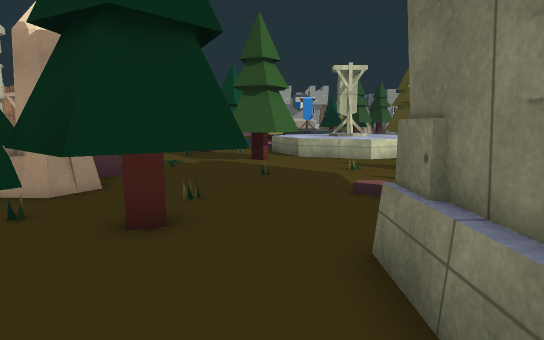
[1] (above)

24 first-person views from a walk through a 3-D level made in the Unity game engine. The camera is 1.4 m above the floor, tilts 8° down and sees 80° across. The floor is counted in squares, 1 m on a side. Each view is taken from the middle of a square. On the plan, view 1 faces up. The plan holds only what a view shows up to about 15 squares ahead; the rest is blank. The place goes on beyond the plan. Some surface patterns are stand-ins.

[2]
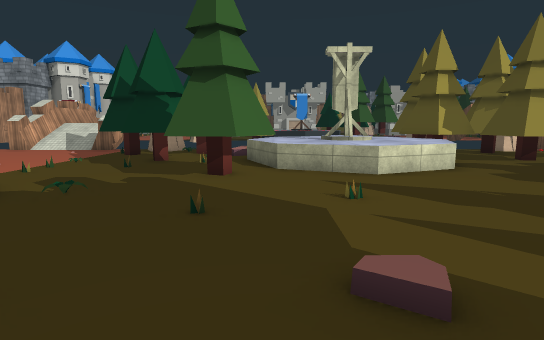

[3]
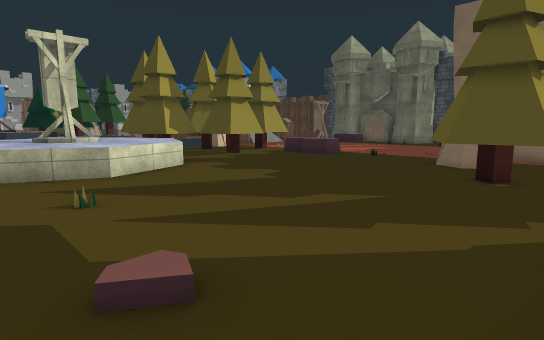

[4]
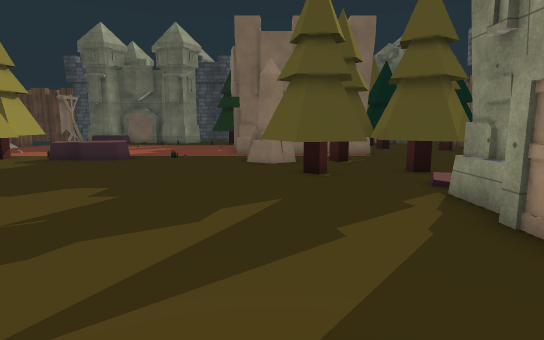

[5]
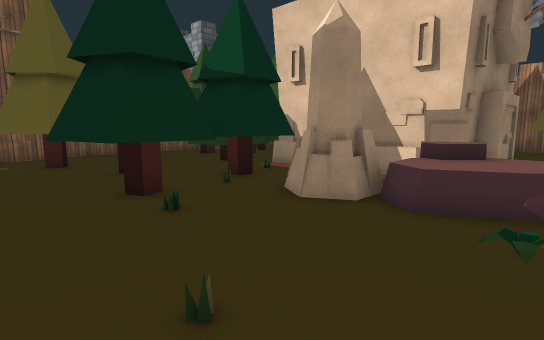

[6]
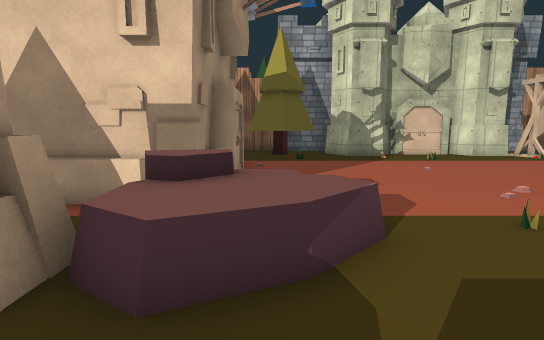

[7]
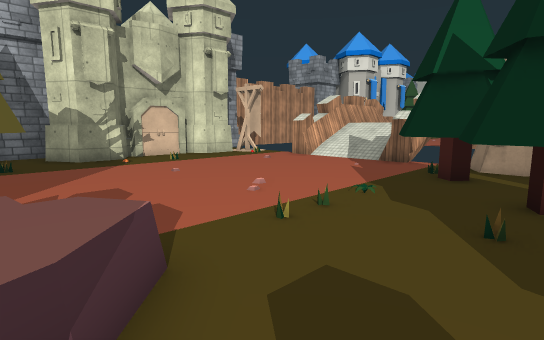

[8]
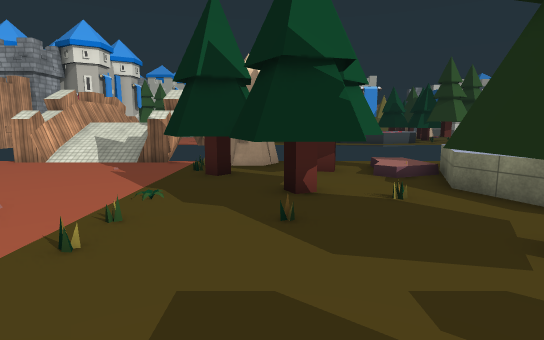

[9]
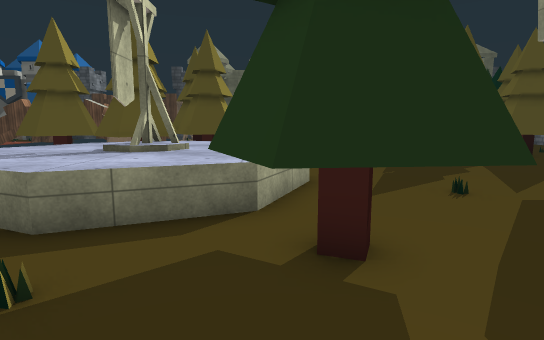

[10]
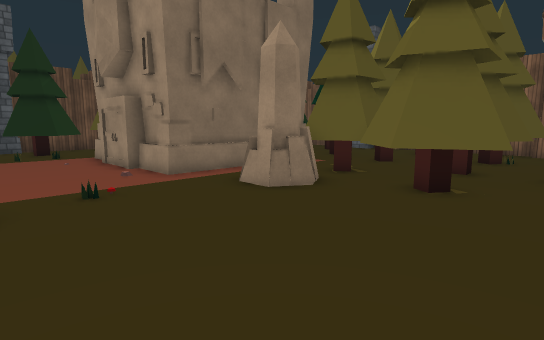

[11]
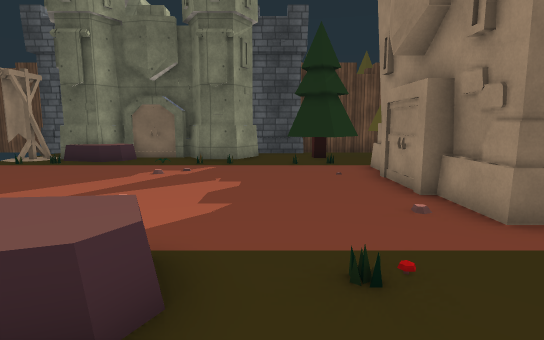

[12]
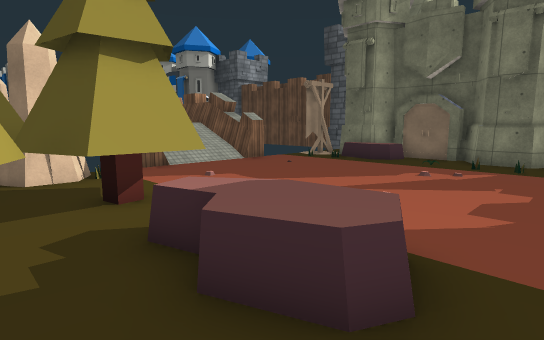

[13]
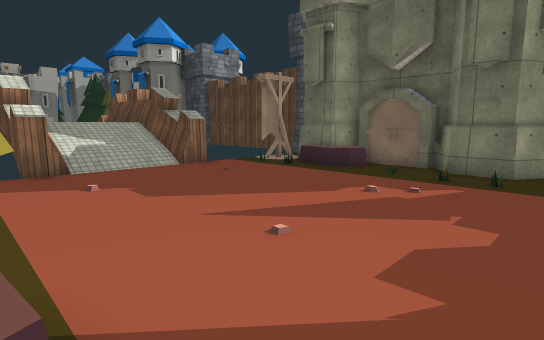

[14]
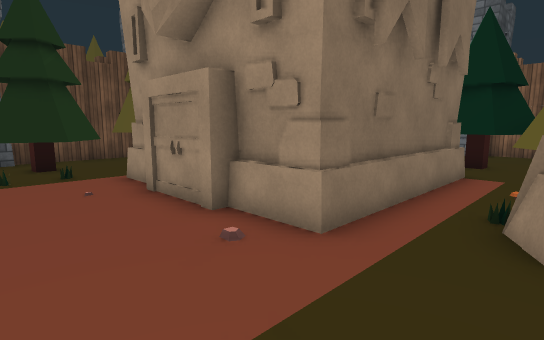

[15]
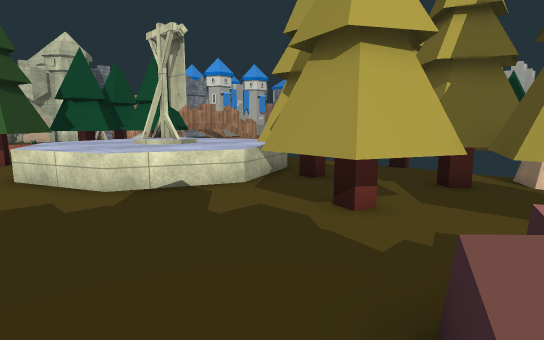

[16]
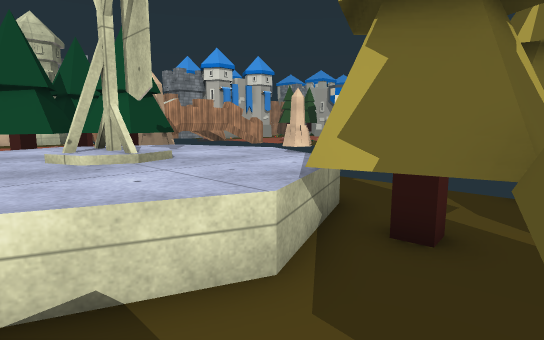

[17]
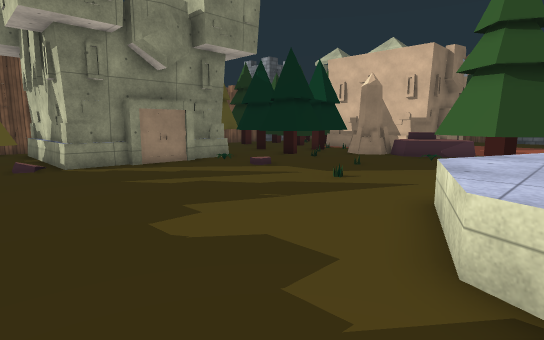

[18]
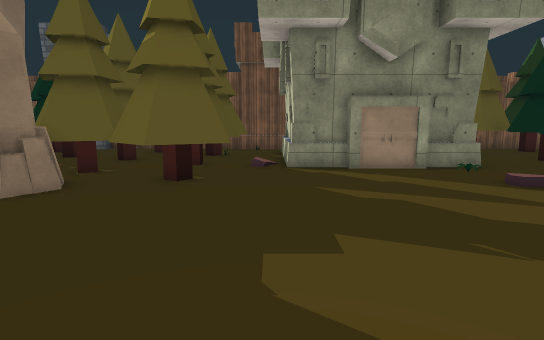

[19]
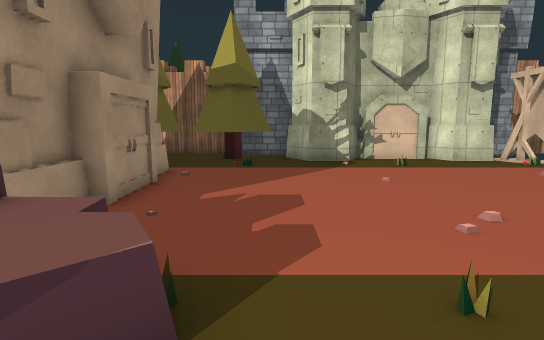

[20]
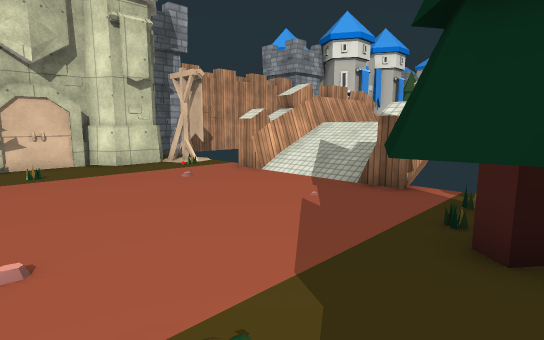

[21]
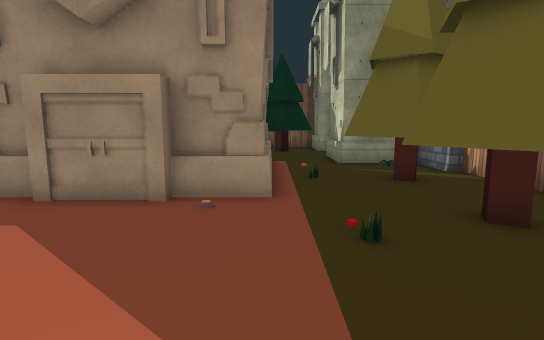

[22]
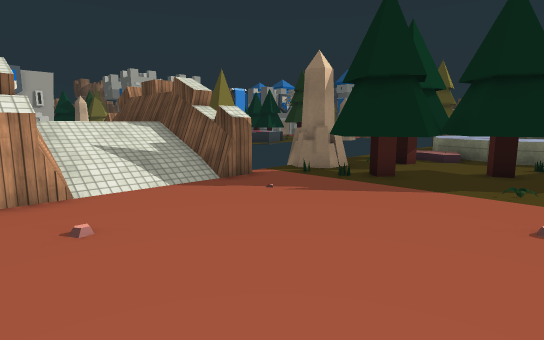

[23]
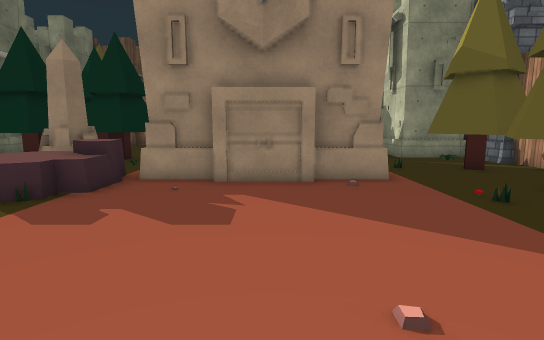

[24]
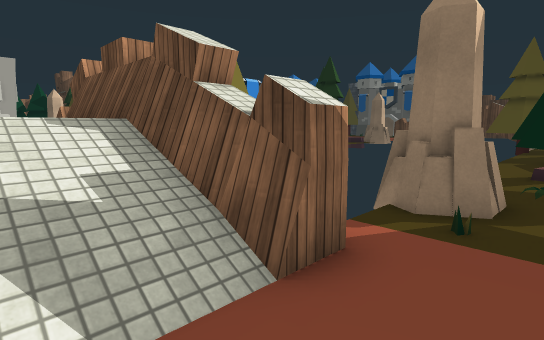

### Floor plan
Key: @ floor where view 1 was taken; # wall or solid block; x gap in a wall; . main floor; : floor 0.25 m higher than the main floor; + floor 1.5 m higher than the main floor; / step, stairs or slope; = window, fence, low wall or low ledge; ^ raised ledge; T tree; R rock; W tower; O other object.
Columns run from 17 left of view 1 to 28 right of it. Each row starts with its distance up from view 1.
 28     ^   =^
 27     ^   =^                            ^^
 26     ^   =^                         +++^
 25     #///#^                       ##///^^
 24    ##///=^                T      #=///^^
 23     =///=#  O            TTT     ##///#x     W
 22 O...#///##.O#O...........TTT  OO..........O  W
 21 #..........TOOTTT...^^^.. T   OO..........#  W
 20 #..........TT T#T:^^^^^^TTTTT#T ..........##
 19 #.........T##TTTT:^^^^^^T##TTTTT T.......RR#
 18 #..........TTTT...^^^^^^^TTTT T#T.........R#
 17 #...........TT#T.^^^^#^^^^.T#TTTT..........#
 16 #............TTT..^^^^^^^..TTT.R...........#
 15 #............T...T^^^^^^^......RR.........##
 14 #..............TTTT^^^^^.......RR.........##
 13 #..............T##T..^.........RR..........##W
 12 T...............TT...........................W
 11 #T.........R..............................TT W
 10 #T........RRR............................TT# #
  9 T..OOOOOOORRR.....................O.OOO...TT #
  8 T..O     ORRO..................O..OOO  OO..T.#
  7 #T.O     O.O#O.............TT.O#O.O       T# #
  6 T .O     O .O..TT.........T#TTO ..O          #
  5   .O     O TTTT#T.........TTTTTTT.O
  4   .O     O.T#TT#T..........TTTTTT.O
  3 #=.O     O. TTTT..#######.TT#T  ..O
  2 #=.      TTT  TT..#     #..TT TT .
  1 #=.T       T.  TT.#     #...T T# TT
  0           TTT  TT@      #..TT T TT#
 -1             ..TTTT      #.TT
 -2          OO    # T      #..
 -3                  .      #...     ..
 -4               ....         .     ..W
 -5              #####         ##    ###

Where each view was taken, in squares from view 1:
view 1: 0 up, 0 right, facing up
view 2: 4 up, 1 right, facing up
view 3: 4 up, 1 right, facing up-right
view 4: 7 up, 1 right, facing right
view 5: 11 up, 1 right, facing down-left
view 6: 10 up, 2 left, facing left
view 7: 10 up, 3 left, facing up-left
view 8: 10 up, 4 left, facing up
view 9: 14 up, 4 left, facing right
view 10: 13 up, 8 right, facing down-right
view 11: 12 up, 12 right, facing right
view 12: 12 up, 12 right, facing up-right
view 13: 12 up, 15 right, facing up-right
view 14: 12 up, 14 right, facing down-right
view 15: 12 up, 14 right, facing up-left
view 16: 15 up, 10 right, facing up-left
view 17: 15 up, 10 right, facing down-left
view 18: 14 up, 8 right, facing down
view 19: 12 up, 4 left, facing left
view 20: 15 up, 5 left, facing up-left
view 21: 15 up, 14 left, facing down
view 22: 15 up, 14 left, facing up-right
view 23: 17 up, 11 left, facing down
view 24: 20 up, 11 left, facing up-right
